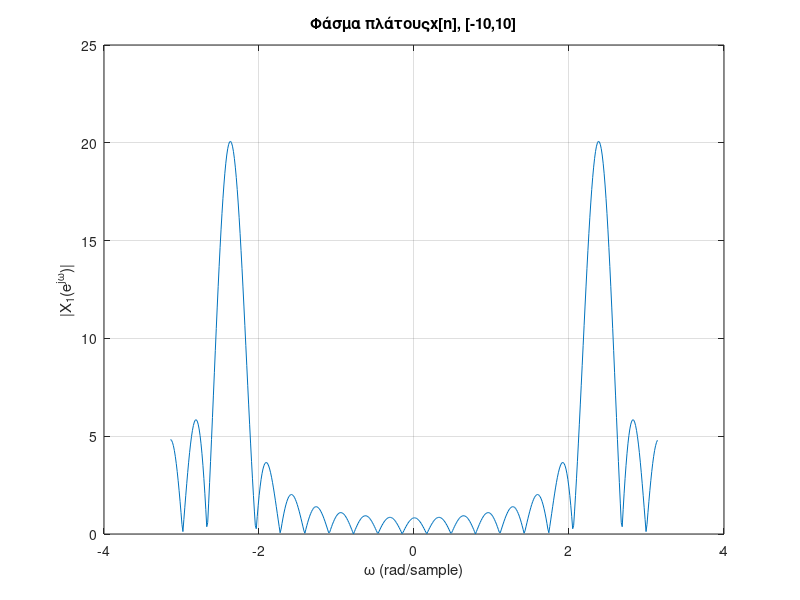
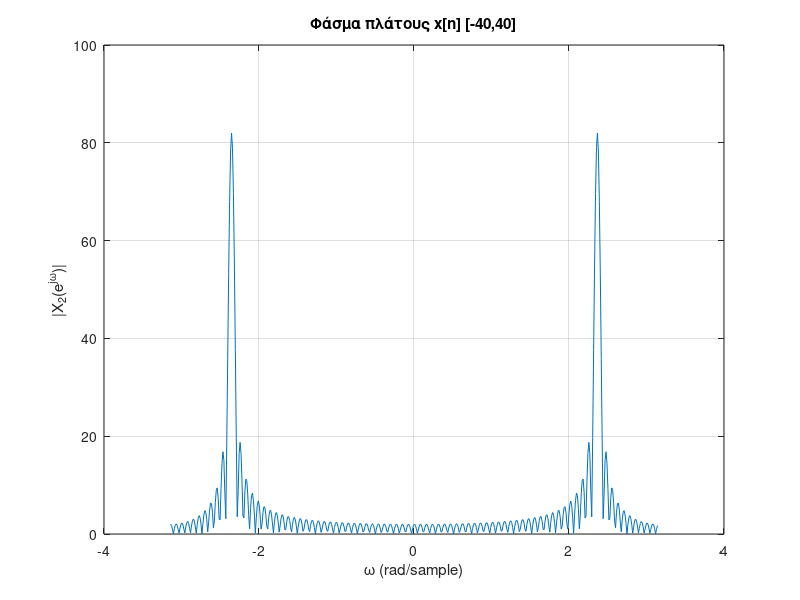

MATLAB code to generate these figures, in order:
Nfft= 512; % μέγεθος FFT

% -10 <= n <= 10
n1= -10:10;
x1= 2*cos(3*pi*n1/4); % x[n]

X1= fft(x1, Nfft);    % FFT με zero padding μέχρι 512
X1s= fftshift(X1);    % μεταφορά σε [-π, π]
w= linspace(-pi, pi, Nfft);

figure;
plot(w, abs(X1s)); grid on;
xlabel('\omega (rad/sample)');
ylabel('|X_1(e^{j\omega})|');
title('Φάσμα πλάτουςx[n], [-10,10]');

% -40 <= n <= 40
n2 = -40:40;
x2 = 2*cos(3*pi*n2/4);

X2 = fft(x2, Nfft);
X2s= fftshift(X2);

figure;
plot(w, abs(X2s)); grid on;
xlabel('\omega (rad/sample)');
ylabel('|X_2(e^{j\omega})|');
title('Φάσμα πλάτους x[n] [-40,40]');
